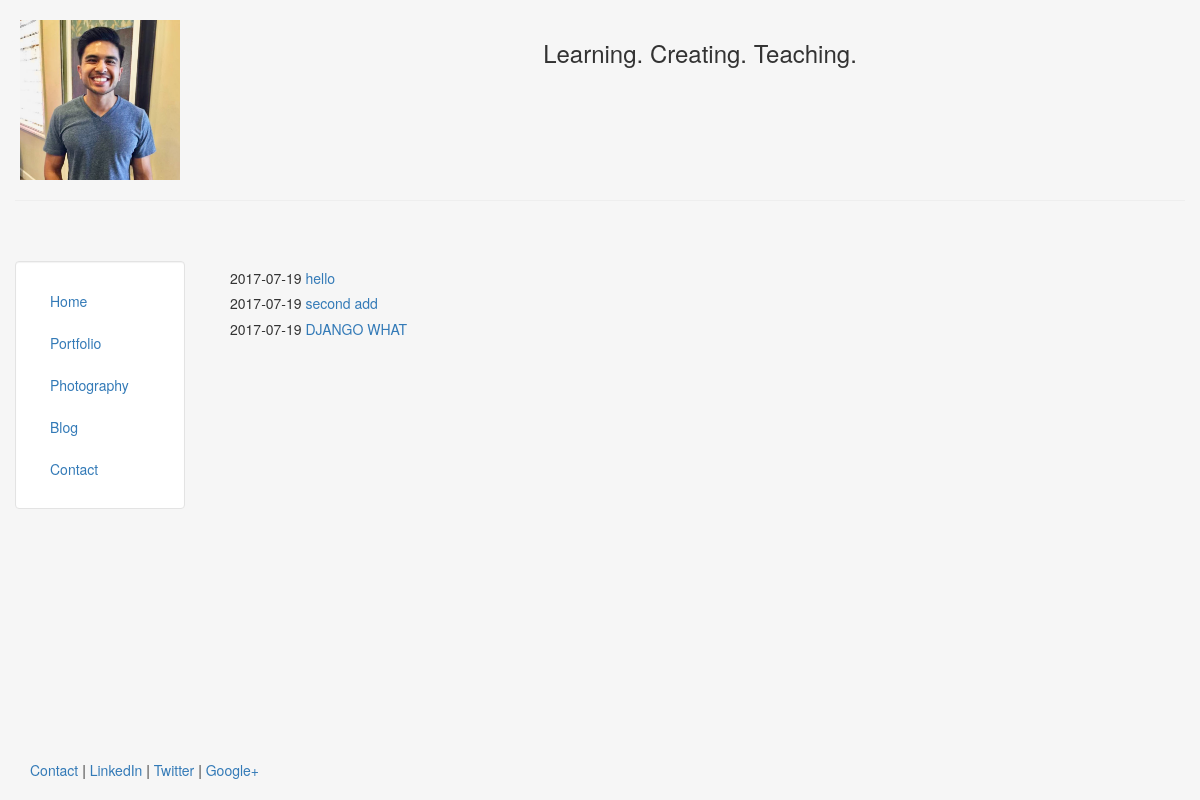
Screenshot of /blog/ with the database file from the repository.
### blog/models.py (models this page shows, shortened)
class Post(models.Model):
    title = models.CharField(max_length=140)
    body = models.TextField()
    date = models.DateTimeField()

### blog/templates/blog/blog.html
{% extends "bio/header.html" %}
{% block content %}
    {% for post in object_list %}
        <h5>{{ post.date|date:"Y-m-d" }}<a href="/blog/{{post.id}}"> {{post.title}} </a></h5>
    {% endfor %}
{% endblock %}

### bio/templates/bio/header.html (style rules this page uses)
html, body { height:100% }

### rows the page displays
Post: date "2017-07-19", title "hello"
Post: date "2017-07-19", title "second add"
Post: date "2017-07-19", title "DJANGO WHAT"
